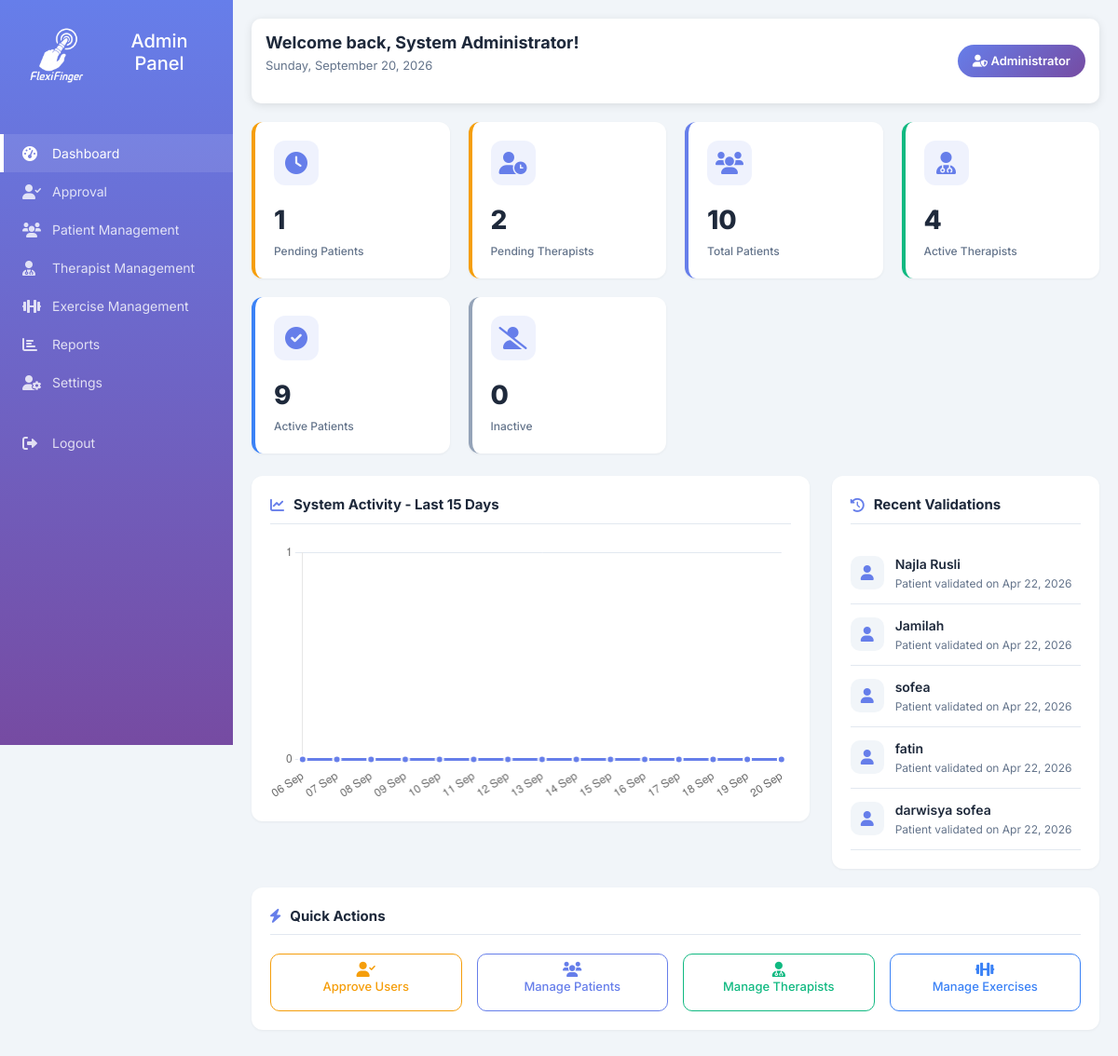
Page /admin/dashboard.php (signed in) on the committed database.
### tables this page shows
CREATE TABLE `patients` (
  `patient_id` int(11) NOT NULL,
  `patient_ic` varchar(20) NOT NULL,
  `full_name` varchar(255) NOT NULL,
  `email` varchar(255) NOT NULL,
  `phone` varchar(15) DEFAULT NULL,
  `profile_picture` varchar(500) DEFAULT NULL,
  `password_hash` varchar(255) DEFAULT NULL,
  `finger_condition` varchar(255) DEFAULT NULL,
  `therapist_id` int(11) DEFAULT NULL,
  `program_start_date` date DEFAULT NULL,
  `exercise_set_id` int(11) DEFAULT NULL,
  `status` enum('pending','active','inactive') DEFAULT 'pending',
  `pain_score` int(11) DEFAULT 0,
  `compliance_rate` decimal(5,2) DEFAULT 0.00,
  `streak` int(11) DEFAULT 0,
  `last_exercise` datetime DEFAULT NULL,
  `daily_status` enum('Completed today','Pending today','Missed today') DEFAULT 'Pending today',
  `created_at` datetime DEFAULT current_timestamp(),
  `validated_at` datetime DEFAULT NULL,
  `validated_by` int(11) DEFAULT NULL
);

### admin/includes/functions.php (called while the page is built, shortened)
<?php
class Functions {
    public function getDashboardStats() {
        $conn = getDBConnection();
        return [
            'total_patients' => $conn->query("SELECT COUNT(*) as c FROM patients")->fetch_assoc()['c'],
            'pending_patients' => $conn->query("SELECT COUNT(*) as c FROM patients WHERE status='pending'")->fetch_assoc()['c'],
            'active_patients' => $conn->query("SELECT COUNT(*) as c FROM patients WHERE status='active'")->fetch_assoc()['c'],
            'inactive_patients' => $conn->query("SELECT COUNT(*) as c FROM patients WHERE status='inactive'")->fetch_assoc()['c'],
            'total_therapists' => $conn->query("SELECT COUNT(*) as c FROM therapists")->fetch_assoc()['c'],
            'pending_therapists' => $conn->query("SELECT COUNT(*) as c FROM therapists WHERE status='pending'")->fetch_assoc()['c']
        ];
    }
    public function getSystemActivity() {
        $conn = getDBConnection();
        $result = $conn->query("
            SELECT DATE(created_at) as date, COUNT(*) as count
            FROM activity_logs
            WHERE created_at >= DATE_SUB(CURDATE(), INTERVAL 30 DAY)
            GROUP BY DATE(created_at)
            ORDER BY date
        ");
        $activities = [];
        $approvals = $conn->query("
            SELECT DATE(validated_at) as date, COUNT(*) as count
            FROM patients
            WHERE validated_at IS NOT NULL AND validated_at >= DATE_SUB(CURDATE(), INTERVAL 30 DAY)
            GROUP BY DATE(validated_at)
        ");
        $therapistApprovals = $conn->query("
            SELECT DATE(validated_at) as date, COUNT(*) as count
            FROM therapists
            WHERE validated_at IS NOT NULL AND validated_at >= DATE_SUB(CURDATE(), INTERVAL 30 DAY)
            GROUP BY DATE(validated_at)
        ");
        return $activities;
    }
    public function getRecentValidations($limit = 5) {
        $conn = getDBConnection();
        $patients = $conn->query("SELECT full_name, 'Patient' as type, validated_at FROM patients WHERE validated_at IS NOT NULL ORDER BY validated_at DESC LIMIT $limit")->fetch_all(MYSQLI_ASSOC);
        $therapists = $conn->query("SELECT full_name, 'Therapist' as type, validated_at FROM therapists WHERE validated_at IS NOT NULL ORDER BY validated_at DESC LIMIT $limit")->fetch_all(MYSQLI_ASSOC);
        $all = array_merge($patients, $therapists);
        usort($all, function($a, $b) { return strtotime($b['validated_at']) - strtotime($a['validated_at']); });
        return array_slice($all, 0, $limit);
    }
}
?>

### admin/dashboard.php (the view, shortened to what this page needs)
<?php
require_once 'includes/functions.php';
$stats = $functions->getDashboardStats();
$activities = $functions->getSystemActivity();
$recentValidations = $functions->getRecentValidations(5);
$activityLabels = [];
$activityData = [];
for ($i = 14; $i >= 0; $i--) {
    $date = date('Y-m-d', strtotime("-$i days"));
    $activityLabels[] = date('d M', strtotime($date));
    $activityData[] = $activities[$date] ?? 0;
}
?>
<!DOCTYPE html>
<html lang="en">
<head>
    <link href="https://cdn.jsdelivr.net/npm/bootstrap@5.1.3/dist/css/bootstrap.min.css" rel="stylesheet">
    <link rel="stylesheet" href="https://cdnjs.cloudflare.com/ajax/libs/font-awesome/6.0.0/css/all.min.css">
    <link rel="stylesheet" href="assets/css/admin.css">
</head>
<body>
    <div class="sidebar">
    <div class="sidebar-header">
        <img src="images/logowhite.png" alt="FlexiFinger Logo" class="sidebar-logo" style="width:80px;height:80px;" onerror="this.src='https://placehold.co/32x32?text=FF'">
        <h5>Admin Panel</h5>
    </div>
    <nav class="nav flex-column mt-4">
        <a href="dashboard.php" class="nav-link <?php echo basename($_SERVER['PHP_SELF']) == 'dashboard.php' ? 'active' : ''; ?>"><i class="fas fa-tachometer-alt"></i> Dashboard</a>
        <a href="approval.php" class="nav-link <?php echo basename($_SERVER['PHP_SELF']) == 'approval.php' ? 'active' : ''; ?>"><i class="fas fa-user-check"></i> Approval</a>
        <a href="patient-management.php" class="nav-link <?php echo basename($_SERVER['PHP_SELF']) == 'patient-management.php' ? 'active' : ''; ?>"><i class="fas fa-users"></i> Patient Management</a>
        <a href="therapist-management.php" class="nav-link <?php echo basename($_SERVER['PHP_SELF']) == 'therapist-management.php' ? 'active' : ''; ?>"><i class="fas fa-user-md"></i> Therapist Management</a>
        <a href="exercise-management.php" class="nav-link <?php echo basename($_SERVER['PHP_SELF']) == 'exercise-management.php' ? 'active' : ''; ?>"><i class="fas fa-dumbbell"></i> Exercise Management</a>
        <a href="reporting.php" class="nav-link <?php echo basename($_SERVER['PHP_SELF']) == 'reporting.php' ? 'active' : ''; ?>"><i class="fas fa-chart-bar"></i> Reports</a>
        <a href="profile.php" class="nav-link <?php echo basename($_SERVER['PHP_SELF']) == 'profile.php' ? 'active' : ''; ?>"><i class="fas fa-user-cog"></i> Settings</a>
        <a href="logout.php" class="nav-link mt-4" onclick="return confirmLogout();"><i class="fas fa-sign-out-alt"></i> Logout</a>
    </nav>
</div>
    <div class="main-content">
        <div class="navbar-top">
            <div class="welcome-text">
                <h4>Welcome back, <?php echo htmlspecialchars($_SESSION['admin_name']); ?>!</h4>
                <p><?php echo date('l, F j, Y'); ?></p>
            </div>
            <div class="admin-badge"><i class="fas fa-user-shield"></i> Administrator</div>
        </div>
        <div class="stats-grid">
            <div class="stat-card pending">
                <div class="stat-icon"><i class="fas fa-clock"></i></div>
                <div class="stat-number"><?php echo $stats['pending_patients']; ?></div>
                <div class="stat-label">Pending Patients</div>
            </div>
            <div class="stat-card pending">
                <div class="stat-icon"><i class="fas fa-user-clock"></i></div>
                <div class="stat-number"><?php echo $stats['pending_therapists']; ?></div>
                <div class="stat-label">Pending Therapists</div>
            </div>
            <div class="stat-card patients">
                <div class="stat-icon"><i class="fas fa-users"></i></div>
                <div class="stat-number"><?php echo $stats['total_patients']; ?></div>
                <div class="stat-label">Total Patients</div>
            </div>
            <div class="stat-card therapists">
                <div class="stat-icon"><i class="fas fa-user-md"></i></div>
                <div class="stat-number"><?php echo $stats['total_therapists']; ?></div>
                <div class="stat-label">Active Therapists</div>
            </div>
            <div class="stat-card active">
                <div class="stat-icon"><i class="fas fa-check-circle"></i></div>
                <div class="stat-number"><?php echo $stats['active_patients']; ?></div>
                <div class="stat-label">Active Patients</div>
            </div>
            <div class="stat-card inactive">
                <div class="stat-icon"><i class="fas fa-user-slash"></i></div>
                <div class="stat-number"><?php echo $stats['inactive_patients']; ?></div>
                <div class="stat-label">Inactive</div>
            </div>
        </div>
        <div class="row">
            <div class="col-lg-8">
                <div class="chart-container">
                    <div class="chart-title"><i class="fas fa-chart-line"></i> System Activity - Last 15 Days</div>
                    <canvas id="activityChart" style="height: 250px;"></canvas>
                </div>
            </div>
            <div class="col-lg-4">
                <div class="chart-container">
                    <div class="chart-title"><i class="fas fa-history"></i> Recent Validations</div>
                    <ul class="activity-list" style="list-style: none; padding: 0;">
                        <?php if (empty($recentValidations)): ?>
                            <li class="activity-item" style="display: flex; align-items: center; gap: 12px; padding: 12px 0; border-bottom: 1px solid #e2e8f0;">
                                <div class="activity-icon" style="width: 36px; height: 36px; background: #f1f5f9; border-radius: 10px; display: flex; align-items: center; justify-content: center;"><i class="fas fa-info-circle"></i></div>
                                <div class="activity-detail"><div class="activity-title">No recent validations</div><div class="activity-time">No data available</div></div>
                            </li>
                        <?php else: ?>
                            <?php foreach ($recentValidations as $validation): ?>
                            <li class="activity-item" style="display: flex; align-items: center; gap: 12px; padding: 12px 0; border-bottom: 1px solid #e2e8f0;">
                                <div class="activity-icon" style="width: 36px; height: 36px; background: #f1f5f9; border-radius: 10px; display: flex; align-items: center; justify-content: center;"><i class="fas fa-<?php echo $validation['type'] === 'Patient' ? 'user' : 'user-md'; ?>"></i></div>
                                <div class="activity-detail">
                                    <div class="activity-title"><?php echo htmlspecialchars($validation['full_name']); ?></div>
                                    <div class="activity-time"><?php echo $validation['type']; ?> validated on <?php echo date('M d, Y', strtotime($validation['validated_at'])); ?></div>
                                </div>
                            </li>
                            <?php endforeach; ?>
                        <?php endif; ?>
                    </ul>
                </div>
            </div>
        </div>
        <div class="chart-container">
            <div class="chart-title"><i class="fas fa-bolt"></i> Quick Actions</div>
            <div class="row g-3">
                <div class="col-md-3 col-6"><a href="approval.php" class="btn btn-outline-warning d-block text-center py-3"><i class="fas fa-user-check fa-lg mb-2 d-block"></i> Approve Users</a></div>
                <div class="col-md-3 col-6"><a href="patient-management.php" class="btn btn-outline-primary d-block text-center py-3"><i class="fas fa-users fa-lg mb-2 d-block"></i> Manage Patients</a></div>
                <div class="col-md-3 col-6"><a href="therapist-management.php" class="btn btn-outline-success d-block text-center py-3"><i class="fas fa-user-md fa-lg mb-2 d-block"></i> Manage Therapists</a></div>
                <div class="col-md-3 col-6"><a href="exercise-management.php" class="btn btn-outline-info d-block text-center py-3"><i class="fas fa-dumbbell fa-lg mb-2 d-block"></i> Manage Exercises</a></div>
            </div>
        </div>
    </div>
    <script>
        const ctx = document.getElementById('activityChart').getContext('2d');
        new Chart(ctx, {
            type: 'line',
            data: {
                labels: <?php echo json_encode($activityLabels); ?>,
                datasets: [{
                    label: 'Activities',
                    data: <?php echo json_encode($activityData); ?>,
                    borderColor: '#667eea',
                    backgroundColor: 'rgba(102,126,234,0.05)',
                    borderWidth: 3,
                    fill: true,
                    tension: 0.3,
                    pointRadius: 4,
                    pointBackgroundColor: '#667eea',
                    pointBorderColor: 'white',
                    pointBorderWidth: 2
                }]
            },
            options: {
                responsive: true,
                maintainAspectRatio: true,
                plugins: { legend: { display: false }, tooltip: { backgroundColor: '#1e293b' } },
                scales: { y: { beginAtZero: true, ticks: { stepSize: 1 }, grid: { color: '#e2e8f0' } }, x: { grid: { display: false } } }
            }
        });
        function confirmLogout() {
            return confirm('Are you sure you want to logout?');
        }
    </script>
</body>
</html>

### rows in the picture
patients: full_name "Najla Rusli", type "Patient", validated_at "Apr 22, 2026"
patients: full_name "Jamilah", type "Patient", validated_at "Apr 22, 2026"
patients: full_name "sofea", type "Patient", validated_at "Apr 22, 2026"
patients: full_name "fatin", type "Patient", validated_at "Apr 22, 2026"
patients: full_name "darwisya sofea", type "Patient", validated_at "Apr 22, 2026"

### other values in the picture
$_SESSION['admin_name'] "System Administrator"
$stats['pending_patients'] "1"
$stats['pending_therapists'] "2"
$stats['total_patients'] "10"
$stats['total_therapists'] "4"
$stats['active_patients'] "9"
$stats['inactive_patients'] "0"
chart data {{ json_encode($activityData) }} [0,0,0,0,0,0,0,0,0,0,0,0,0,0,0]
